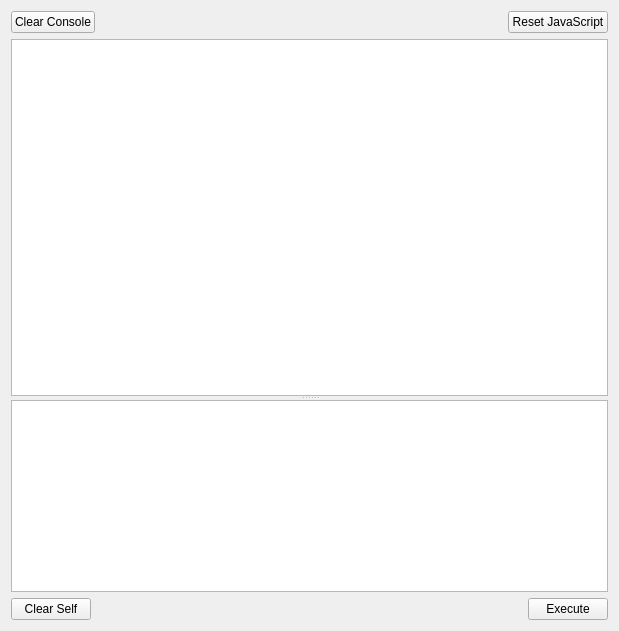
<?xml version="1.0" encoding="UTF-8"?>
<ui version="4.0">
 <class>JsConsole</class>
 <widget class="QWidget" name="JsConsole">
  <property name="geometry">
   <rect>
    <x>0</x>
    <y>0</y>
    <width>619</width>
    <height>631</height>
   </rect>
  </property>
  <property name="windowTitle">
   <string>JavaScript Console</string>
  </property>
  <layout class="QVBoxLayout">
   <item>
    <layout class="QHBoxLayout">
     <item>
      <widget class="QPushButton" name="clearButton">
       <property name="text">
        <string>Clear Console</string>
       </property>
      </widget>
     </item>
     <item>
      <spacer>
       <property name="orientation">
        <enum>Qt::Horizontal</enum>
       </property>
       <property name="sizeHint" stdset="0">
        <size>
         <width>40</width>
         <height>20</height>
        </size>
       </property>
      </spacer>
     </item>
     <item>
      <widget class="QPushButton" name="resetButton">
       <property name="text">
        <string>Reset JavaScript</string>
       </property>
      </widget>
     </item>
    </layout>
   </item>
   <item>
    <widget class="QSplitter" name="splitter">
     <property name="orientation">
      <enum>Qt::Vertical</enum>
     </property>
     <property name="childrenCollapsible">
      <bool>false</bool>
     </property>
     <widget class="QTextEdit" name="displayBox">
      <property name="sizePolicy">
       <sizepolicy hsizetype="Expanding" vsizetype="Expanding">
        <horstretch>0</horstretch>
        <verstretch>2</verstretch>
       </sizepolicy>
      </property>
      <property name="minimumSize">
       <size>
        <width>0</width>
        <height>0</height>
       </size>
      </property>
      <property name="font">
       <font>
        <family>Courier New</family>
       </font>
      </property>
      <property name="focusPolicy">
       <enum>Qt::NoFocus</enum>
      </property>
      <property name="acceptDrops">
       <bool>false</bool>
      </property>
      <property name="undoRedoEnabled">
       <bool>false</bool>
      </property>
      <property name="readOnly">
       <bool>true</bool>
      </property>
      <property name="acceptRichText">
       <bool>false</bool>
      </property>
     </widget>
     <widget class="QTextEdit" name="inputBox">
      <property name="sizePolicy">
       <sizepolicy hsizetype="Expanding" vsizetype="Expanding">
        <horstretch>0</horstretch>
        <verstretch>0</verstretch>
       </sizepolicy>
      </property>
      <property name="minimumSize">
       <size>
        <width>0</width>
        <height>0</height>
       </size>
      </property>
      <property name="maximumSize">
       <size>
        <width>16777215</width>
        <height>16777215</height>
       </size>
      </property>
      <property name="font">
       <font>
        <family>Courier New</family>
       </font>
      </property>
      <property name="tabChangesFocus">
       <bool>true</bool>
      </property>
      <property name="undoRedoEnabled">
       <bool>false</bool>
      </property>
      <property name="lineWrapMode">
       <enum>QTextEdit::WidgetWidth</enum>
      </property>
      <property name="acceptRichText">
       <bool>false</bool>
      </property>
     </widget>
    </widget>
   </item>
   <item>
    <layout class="QHBoxLayout">
     <item>
      <widget class="QPushButton" name="clearSelfButton">
       <property name="text">
        <string>Clear Self</string>
       </property>
      </widget>
     </item>
     <item>
      <spacer>
       <property name="orientation">
        <enum>Qt::Horizontal</enum>
       </property>
       <property name="sizeHint" stdset="0">
        <size>
         <width>291</width>
         <height>20</height>
        </size>
       </property>
      </spacer>
     </item>
     <item>
      <widget class="QPushButton" name="executeButton">
       <property name="text">
        <string>Execute</string>
       </property>
      </widget>
     </item>
    </layout>
   </item>
  </layout>
 </widget>
 <tabstops>
  <tabstop>inputBox</tabstop>
  <tabstop>executeButton</tabstop>
 </tabstops>
 <resources/>
 <connections>
  <connection>
   <sender>clearButton</sender>
   <signal>clicked()</signal>
   <receiver>displayBox</receiver>
   <slot>clear()</slot>
   <hints>
    <hint type="sourcelabel">
     <x>50</x>
     <y>605</y>
    </hint>
    <hint type="destinationlabel">
     <x>43</x>
     <y>382</y>
    </hint>
   </hints>
  </connection>
 </connections>
</ui>
